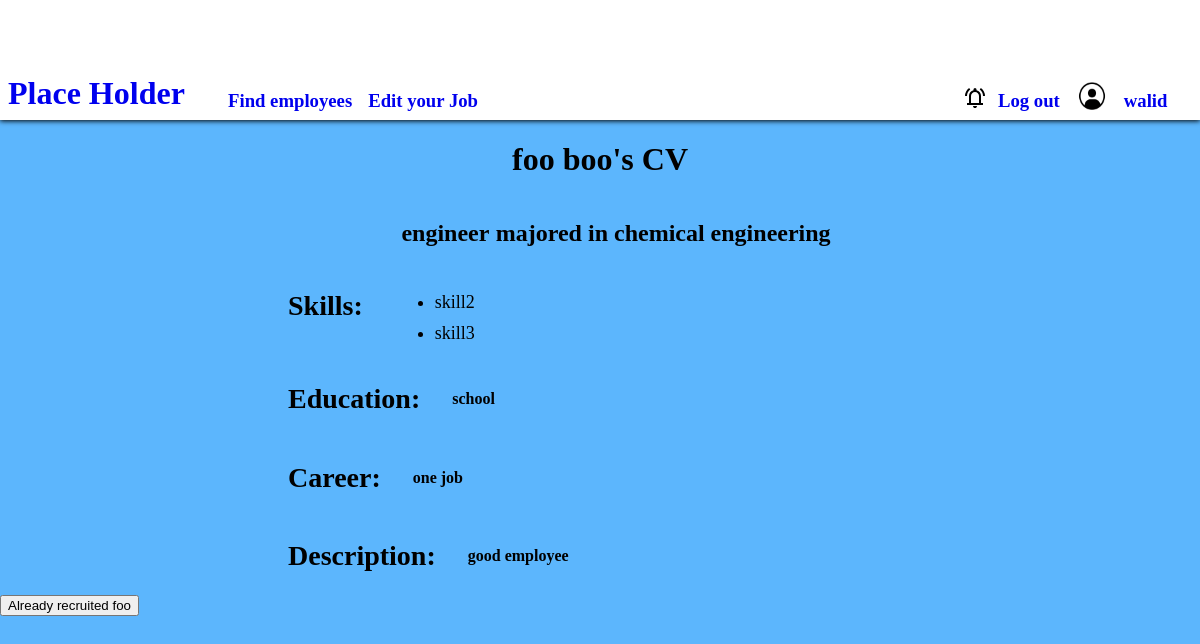
Screenshot of /user/ahmad (signed in) with the database file from the repository.
### employment/models.py (models this page shows)
class User(AbstractUser):
    profile_pic = models.ImageField(upload_to='', default='default.png')
    employee = models.BooleanField(default=False)
    employer = models.BooleanField(default=False)
    has_CV = models.BooleanField(default=False)
    has_job = models.BooleanField(default=False)
    CV_requests = models.ManyToManyField("self",)
    job_requests = models.ManyToManyField("self",)
    working = models.ManyToManyField("self", null=True, blank=True)

class CV(models.Model):
    person = models.ForeignKey(User,on_delete=models.CASCADE, related_name="my_CV")
    skills = models.CharField(max_length=100)
    description = models.CharField(max_length=1000)
    education = models.CharField(max_length=1000)
    career = models.CharField(max_length=1000)
    job = models.CharField(max_length=64, default="engineer")
    major = models.CharField(max_length=64, default="chemical engineering")
    is_active = models.BooleanField(default=True)

### employment/views.py (the view)
# urls.py: path("user/<str:user>", views.profile, name="profile"),
def profile(request, user):
    user = User.objects.get(username=user)
    try:
        cv = CV.objects.get(person=user)
    except:
        job = Job.objects.get(person=user)
        return render(request, "employment/com_profile.html", {
            "job": job
        })
    return render(request, "employment/profile.html", {
        "cv": cv,
    })

### employment/templatetags/extras.py (called while the page is built)
def skill(value):
    all_skills = value.split(",")
    return all_skills

### employment/templates/employment/profile.html
{% extends "employment/layout.html" %}
{% load extras %}
{% block body %}
<h1 class="home">{{cv.person.first_name}} {{cv.person.last_name}}'s CV</h1>
<div class="home"><h2 id="p_job">{{cv.job}}</h2>
<h2>majored in {{cv.major}}</h2></div>
<div id="all_search">
    <h2 id="p_skill">Skills:</h2>
    <ul>
    {% for skill in cv.skills|skill %}
        <li class="p_skills">{{skill}}</li>
    {% endfor %}
    </ul>
</div>
<div id="all_search">
    <h2 id="p_skill">Education: </h2>
    <h4 class="p_edu">{{cv.education}}</h4>
</div>
<div id="all_search">
    <h2 id="p_skill">Career: </h2>
    <h4 class="p_edu">{{cv.career}}</h4>
</div>
<div id="all_search">
    <h2 id="p_skill">Description: </h2>
    <h4 class="p_edu">{{cv.description}}</h4>
</div>
{% if cv.is_active %}
    {% if user.employer %}
        {% if cv.person in request.user.CV_requests.all %}
        <button data-id="{{cv.person.username}}" id='recruit'>Already recruited {{cv.person.first_name}}</button>
        {% else %}
        <button data-id="{{cv.person.username}}" id='recruit'>Recruit {{cv.person.first_name}}</button>
        {% endif %}
    {% endif %}
{% else %}
<h2>An employee has already been found</h2>
{% endif %}
{% endblock body %}

### employment/templates/employment/layout.html (shortened to what this page needs)
{% load static %}
<!DOCTYPE html>
<html id="html" lang="en">
<head>
    <link href="{% static 'employment/styles.css' %}" rel="stylesheet">
</head>
<body>
    <div id="navbar">
        <h1 id="title"><a href="{% url "index" %}">Place Holder</a></h1>
        {% if user.employer %}
            {% if user.has_job %}
            <h3 class="nav_items"><a href="{% url 'filter_CV' %}">Find employees</a></h3>
            <h3 class="nav_items"><a href="{% url "edit_job" %}">Edit your Job</a></h3>
            {% else %}
            <h3 class="nav_items"><a href="{% url 'filter_CV' %}">Find employees</a></h3>
            <h3 class="nav_items"><a href="{% url "create_job" %}">Create a Job</a></h3>
            {% endif %}
        {% endif %}
        <div id="log_in">
            {% if user.employer or user.employee %}
            {% if user.employer %}
                {% if user.job_requests.all %}
                <h3 id="svg" class="nav-items"><a href="{% url "notification" %}"></a></h3>
                {% endif %}
            {% endif %}
            <h3 class="nav_items"><a href="{% url "logout" %}">Log out</a></h3>
            <h3 class="nav_items"><img id="profile_pic" src="{{user.profile_pic.url}}" alt="profile picture"></h3>
            <h3 class="nav_items"><a href="{% url "profile" user.username %}">{{user.username}}</a></h3>
            {% else %}
            <h3 class="nav_items"><a href="{% url 'login' %}">Log In</a></h3>
            <h3 class="nav_items"><a href="{% url 'register' %}">Register</a></h3>
            <h3 class="nav_items"><a href="{% url 'emp_register' %}">For Employers</a></h3>
            {% endif %}
        </div>
    </div>
    <div id="body">
        {% block body %}{% endblock body %}
    </div>
</body>
</html>

### employment/static/employment/styles.css (style rules this page uses)
body, html { margin: 0; padding: 0; border: 0; width: 100%; height:100%; background-color: #5cb6fd; font-family: Cambria, Cochin, Georgia, Times, 'Times New Roman', serif; overflow: auto; }
#navbar { box-shadow: 0 1px 5px black; width: 100vw; height: 15%; background-color: white; display: flex; }
#title { margin: 0; margin-left: 0.5rem; margin-right: 2rem; margin-bottom: 0.5rem; display: flex; flex-wrap: wrap; justify-content: flex-end; flex-direction: column; }
.nav_items { display: flex; align-items: flex-end; margin: 0; margin-bottom: 0.5rem; margin-left: 0.7rem; margin-right: 0.3rem; }
#log_in { display: flex; position:relative; left: 30rem; }
#profile_pic { width:2rem; height:2rem; }
a { text-decoration: none; }
#body { height: 85%; }
.home { display: flex; flex-direction: row; justify-content: center; align-items: center; }
#all_search { display:flex; }
#p_job { margin-left: 2rem; margin-right: 0.4rem; }
#p_skill { display: flex; margin-left: 18rem; margin-right: 2rem; font-size: 28px; }
.p_skills { margin-top: 0.6rem; font-size:large; }
.p_edu { display: flex; align-items: center; }
#svg { margin: 0; display: flex; align-items: flex-end; margin-bottom: 5px; }

### rows the page displays
User: profile_pic (placeholder picture), username "walid"
CV: person.first_name "foo", person.last_name "boo", job "engineer", major "chemical engineering", education "school", career "one job", description "good employee"

### other values shown
{{ skill }} "skill2" "skill3"
